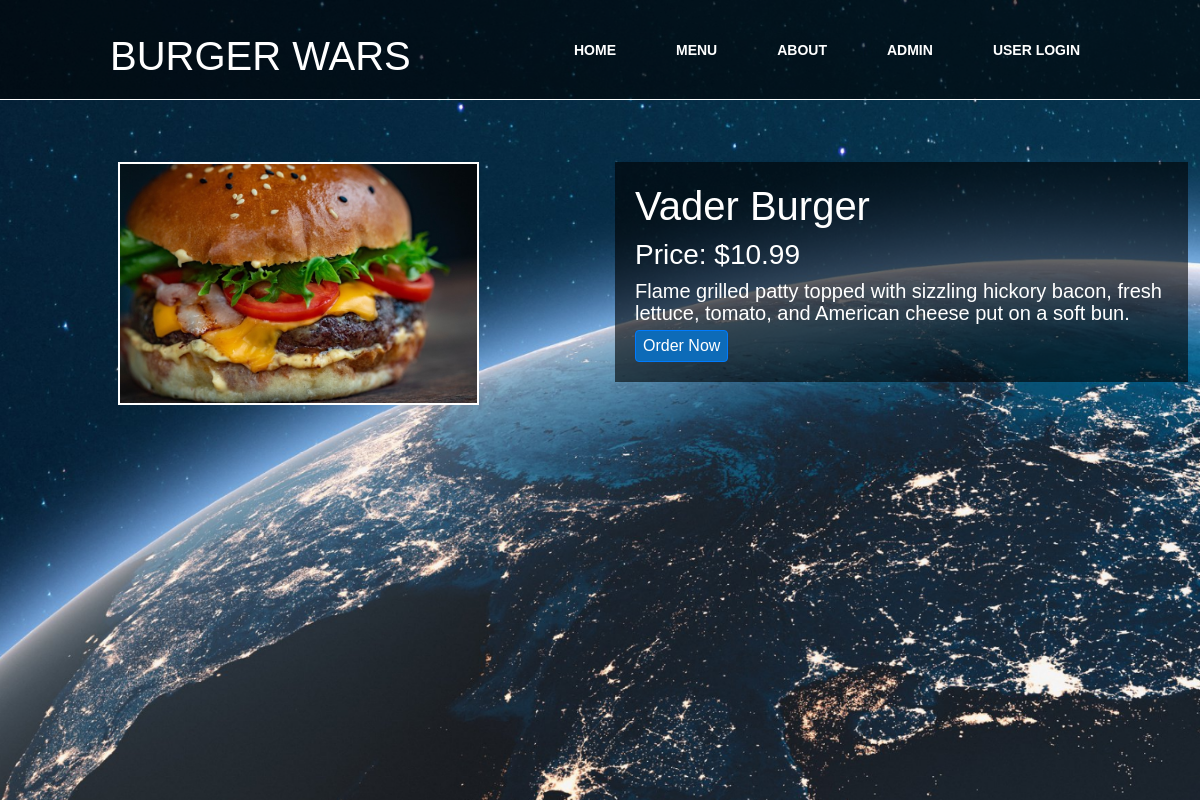
Screenshot of /itemdetails/1 with the database file from the repository.
### burgerwars/models.py (models this page shows, shortened)
class Product(models.Model):
    product_name = models.CharField(max_length=50)
    product_price = models.DecimalField(max_digits=10, decimal_places=2)
    product_description = models.TextField()
    product_image = models.ImageField(max_length=200)
    product_type = models.CharField(max_length=6)

### burgerwars/views.py (the view)
# urls.py: path('itemdetails/<int:pk>', views.itemdetails.as_view(), name='itemdetails'),
class itemdetails(generic.DetailView):
    model = Product

### burgerwars/templates/burgerwars/product_detail.html (shortened to what this page needs)
<!DOCTYPE html>
{% load static %}
<html lang="en">
<head>
    <link rel="stylesheet" href="https://cdn.jsdelivr.net/npm/bootstrap@4.5.3/dist/css/bootstrap.min.css">
    <link rel="stylesheet" href="../../static/css/style1.css" type="text/css">
    <link rel="stylesheet" href="{% static "css/style1.css" %}" type="text/css">
</head>
<body>
<nav class="about">
    <div class="logoa"><h1>Burger Wars </h1></div>
    <ul>
        <li><a href="{% url 'burgerwars:home' %}">Home</a></li>
        <li><a href="{% url 'burgerwars:bwmenucat' %}">Menu</a></li>
        <li><a href="{% url 'burgerwars:about' %}">About</a></li>
        <li><a href="/admin">Admin</a></li>
        <li><a href="#">User Login</a></li>
    </ul>
</nav>
<section class="fixed">
    <div class="row about-content" style="padding-top: 150px;">
        <div class="col-md-6 padding-left" style="max-height: 100%;">
            <img class="product-image" src="{% static "images/" %}{{ product.product_image }}">
        </div>
        <div class="col-md-6">
            <div class="about-text">
                <h1 class="white-text">{{ product.product_name }}</h1>
                <h3 class="white-text">Price: ${{ product.product_price }}</h3>
                <p class="content-text">
                    {{ product.product_description }}
                </p>
                <a href="{% url 'burgerwars:checkout' product_key=product.pk %}" class="btn btn-primary order-btn">Order Now</a>
            </div>
        </div>
    </div>
</section>
</body>
</html>

### burgerwars/static/css/style1.css (style rules this page uses)
body { margin: 0; padding: 0; font-family: Arial; line-height: 1px; }
nav { position: fixed; top:0; left:0; width:100%; height: 100px; padding: 10px 90px; box-sizing: border-box; background: rgba(0,0,0,0.6); border-bottom: 1px solid #fff; }
nav .logoa { padding: 22px 20px; height: 80px; float: left; font-size:24px; font-weight: bold; text-transform: uppercase; color:#fff; }
nav ul { list-style: none; float: right; margin: 0; padding: 0; display: flex; }
nav ul li a { line-height: 80px; color:#fff; padding: 12px 30px; text-decoration: none; font-size: 14px; font-weight: bold; text-transform: uppercase; }
section { width:100%; height: 100vh; background: url(backhomepage.png); background-size: cover; background-position: center; margin: 0 auto; padding: 1%; text-align: center; }
.white-text { color: #ffffff; }
.content-text { display: block; color: #ffffff; line-height: 22px; margin: 0; font-size: 20px; }
.about-content { text-align: left; }
.padding-left { padding-left: 10%; padding-right: 10%; }
.about-text { background-color: rgba(0, 0, 0, 0.6); padding: 20px; }
section.fixed { background-attachment: fixed; }
.order-btn { margin-top: 6px; background-color: #0d6bb8; padding: 3px 7px; transition: .3s; }
nav { -webkit-touch-callout: none; -webkit-user-select: none; -khtml-user-select: none; -moz-user-select: none; -ms-user-select: none; user-select: none; }
.product-image { max-width: 100%; min-width: 60%; text-align: center; border: 2px solid #ffffff; margin-left: auto; margin-right: auto; display: block; }

### rows the page displays
Product: product_image (picture), product_name "Vader Burger", product_price "10.99", product_description "Flame grilled patty topped with sizzling hickory bacon, fresh lettuce, tomato, and American cheese put on a soft bun."
